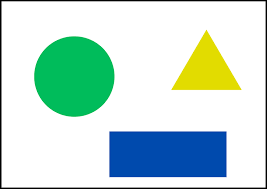
#> input picture shapes.png, 267 x 189 px, found by its file name
$ python Contours.py
#> lines starting #> are read from the running program, lines starting #| are printed output that depends on the picture; after the words box and inside, x2 and y2 are one past the last pixel; in counts of white or black regions, pixels touching at a corner belong together
import numpy as np
import cv2 as cv
from matplotlib import pyplot as plt

# Contour hierarchy docs
# https://docs.opencv.org/4.x/d9/d8b/tutorial_py_contours_hierarchy.html

im = cv.imread("shapes.png")
#> im is the input picture: shape (189, 267, 3); mean B, G, R 212.8, 221.3, 195
assert im is not None, "file could not be read, check with os.path.exists()"

# [21 lines of commented-out code are left out]

imgray = cv.cvtColor(im, cv.COLOR_BGR2GRAY)
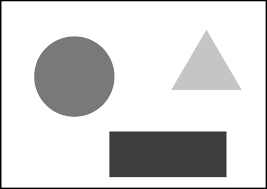
#> imgray: shape (189, 267); min 0, max 255, mean 212.5
ret, thresh = cv.threshold(imgray, 100, 150, cv.THRESH_BINARY)
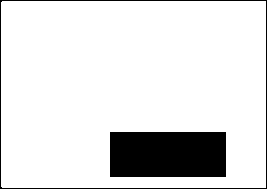
#> thresh: shape (189, 267); values 0 (black) and 150 (white), 87.9% white; 2 black regions

temp = cv.findContours(thresh, cv.RETR_TREE, cv.CHAIN_APPROX_SIMPLE)
#> temp = 2 contours; box (x1, y1, x2, y2) and area: (1, 1, 266, 188) 49103, (109, 131, 227, 178) 5380
for i in range(len(temp)):
    print(temp[i][0])
#> this loop made 2 passes
#| [[[  2   1]]
#|  [[  1   2]]
#|  [[  1 186]]
#|  [[  2 187]]
#|  [[265 187]]
#|  [[265   1]]]
#| [[-1 -1  1 -1]
#|  [-1 -1 -1  0]]

contours, hierarchy = cv.findContours(thresh, cv.RETR_TREE, cv.CHAIN_APPROX_SIMPLE)
#> contours has the same summary as temp
cv.drawContours(im, contours, -1, (0,255,0), 3) # pass -1 for all contours
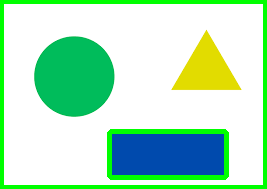
#> im: shape (189, 267, 3); 10.28% of pixels changed, all inside (x1, y1, x2, y2) = (0, 0, 267, 189)
cv.drawContours(imgray, contours, -1, (0,255,0), 3) # pass -1 for all contours
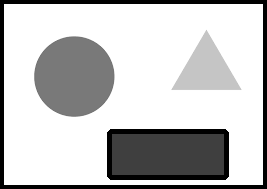
#> imgray: shape (189, 267); 8.49% of pixels changed, all inside (x1, y1, x2, y2) = (1, 1, 266, 188)
cv.imshow("color with contours", im)
cv.imshow("gray with contours", imgray)
cv.waitKey(0)
cv.destroyAllWindows()
